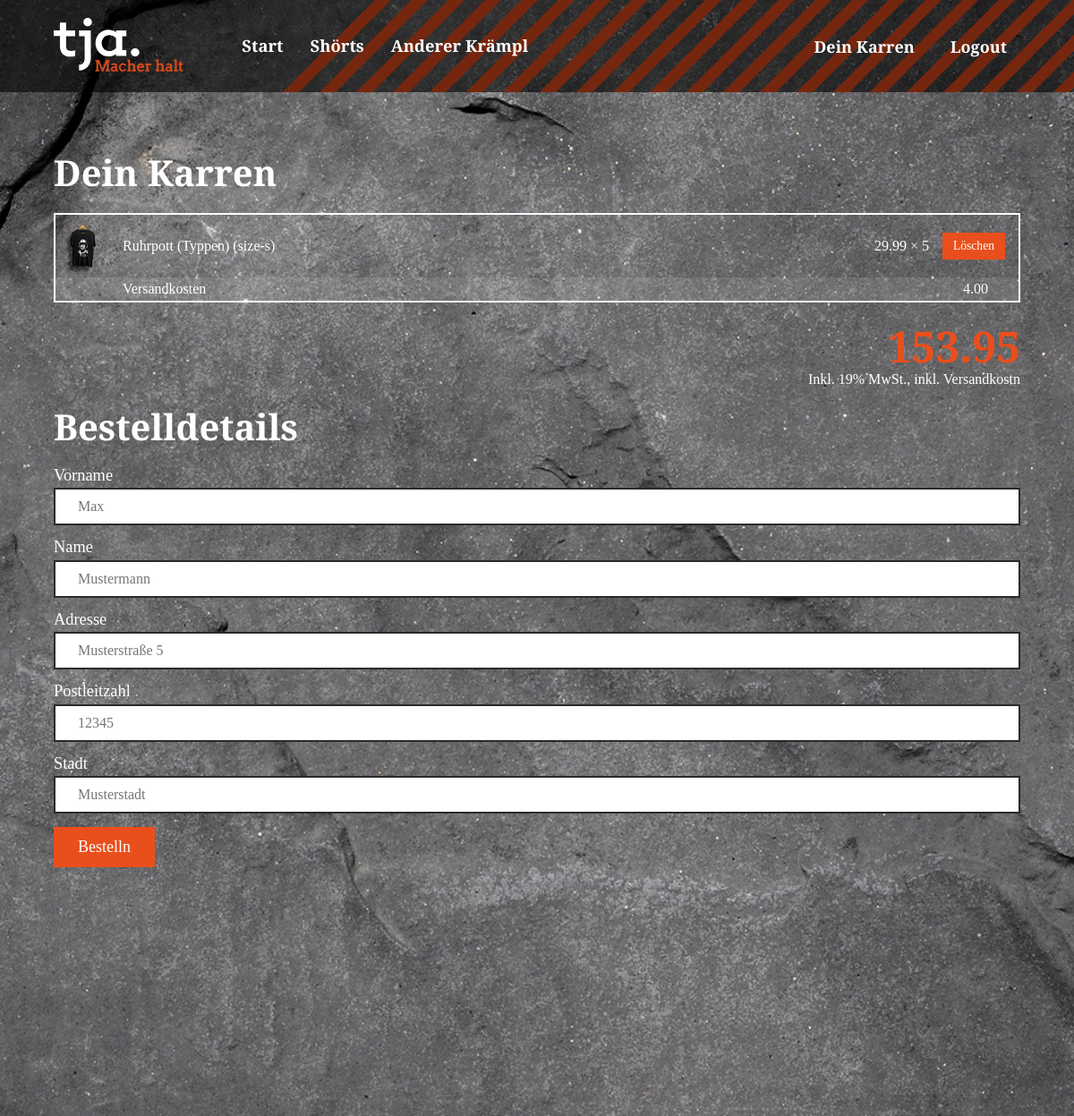
Screenshot of /checkout.php (signed in) with the database file from the repository.
### tables this page shows
CREATE TABLE `cart_items` (
  `id` int(100) NOT NULL,
  `user_id` int(100) NOT NULL,
  `quantity` int(3) NOT NULL,
  `product_id` int(100) NOT NULL,
  `order_id` int(100) NOT NULL,
  `variant` varchar(255) NOT NULL,
  `added_time` int(100) NOT NULL
);

CREATE TABLE `products` (
  `id` int(100) NOT NULL,
  `name` varchar(255) NOT NULL,
  `description` longtext NOT NULL,
  `price` float NOT NULL,
  `cover_image` varchar(255) NOT NULL
);

### www/includes/db.php (called while the page is built, shortened)
<?php
  try {
    $db = new mysqli("localhost", "root", "", "tja-shop");
  } catch(Exception $e) {
    echo "Datenbankverbindung konnte nicht hergestellt werden!";
    var_dump($e->getMessage());
    exit();
  }
  function getProduct($productID) {
    global $db;
    $productQuery = $db->query("SELECT * FROM `products` WHERE `id` = ".$productID.";");
    if($productQuery->num_rows > 0) {
      return $productQuery->fetch_array(MYSQLI_ASSOC);
    } else {
      return false;
    }
  }
  function getCart($userID) {
    global $db;
    $cartQuery = $db->query("SELECT * FROM `cart_items` WHERE `user_id` = ".$userID." AND `order_id` = '';");
    if($cartQuery->num_rows > 0) {
      return $cartQuery->fetch_all(MYSQLI_ASSOC);
    } else {
      return false;
    }
  }
?>

### www/checkout.php (the view, shortened to what this page needs)
<?php
  include('includes/db.php');
  include('template/pageHeader.php');
  include('template/header.php');
?>
    <main class="checkout">
      <div class="grid-wrapper">
        <?php
          if($_POST['submit']) {
            if(createOrder($_SESSION['tja-login'], $_POST['forname'], $_POST['name'], $_POST['adress'], $_POST['zip'], $_POST['city'])) {
              echo "<h1>Bestellung erfolgreich!</h1><p>Vielen Dank, deine Bestellung ist bei uns eingegangen und wird nun bearbeitet. Du wirst per Mail über den Versand informiert. Glück auf!</p>";
            } else {
              echo "<h1>Bestellung konnte nicht aufgegeben werden!</h1><p>Da ist wohl etwas schief gelaufen! Versuche es später noch einmal!";
            }
          } else {
            $cart = getCart($_SESSION['tja-login']);
            $total = 4;
            if($cart == false) {
              echo "<h1>Dein Karren</h1><p>Dein Karren ist ja noch leer!<br />Komm wieder, wenn du Produkte hinzugefügt hast!</p>";
            } else {
              ?>
                <h1>Dein Karren</h1>
                <div class="cart">
              <?php
              foreach ($cart as $cartItem) {
                $product = getProduct($cartItem['product_id']);
                $total += $product['price'] * $cartItem['quantity'];
                ?>
                  <div class="item">
                    <div class="preview"><img src="assets/product_images/<?=$product['cover_image'];?>" /></div>
                    <div class="name"><?=$product['name'];?> (<?=$cartItem['variant'];?>)</div>
                    <div class="price"><?=$product['price'];?> <i class="mdi mdi-currency-eur"></i> &times; <?=$cartItem['quantity'];?></div>
                    <div class="actions"><a href="checkout.php?remove=<?=$cartItem['id'];?>"><button>Löschen</button></a></div>
                  </div>
                <?php
              }
              ?>
                <div class="item">
                  <div class="name">Versandkosten</div>
                  <div class="price">4.00 <i class="mdi mdi-currency-eur"></i></div>
                  <div class="actions">&nbsp;</div>
                </div>
                </div>
                <div class="total">
                  <span><?=$total;?> <i class="mdi mdi-currency-eur"></i></span>
                  Inkl. 19% MwSt., inkl. Versandkostn
                </div>
                <h1>Bestelldetails</h1>
                <form action="" method="post">
                  <div class="item">
                    <label for="forname">Vorname</label>
                    <input type="text" name="forname" placeholder="Max" required />
                  </div>
                  <div class="item">
                    <label for="name">Name</label>
                    <input type="text" name="name" placeholder="Mustermann" required />
                  </div>
                  <div class="item">
                    <label for="adress">Adresse</label>
                    <input type="text" name="adress" placeholder="Musterstraße 5" required />
                  </div>
                  <div class="item">
                    <label for="zip">Postleitzahl</label>
                    <input type="text" name="zip" placeholder="12345" required />
                  </div>
                  <div class="item">
                    <label for="city">Stadt</label>
                    <input type="text" name="city" placeholder="Musterstadt" required />
                  </div>
                  <div class="item">
                    <input type="submit" name="submit" value="Bestelln" />
                  </div>
                </form>
              <?php
            }
          }
        ?>
      </div>
    </main>
<?php
  include('template/footer.php');
  include('template/pageFooter.php');
?>

### www/assets/css/style.css (style rules this page uses)
html { box-sizing: border-box; }
*, *:before, *:after { box-sizing: inherit; }
body { background-image: url('../img/bg.jpg'); background-position: center; background-size: cover; background-attachment: fixed; background-color: #2A2A2C; color: #fff; font-family: 'Arvo', serif; font-size: 16px; display: grid; grid-template-rows: auto 1fr auto; align-items: flex-start; min-height: 100vh; }
body button, body input, body textarea, body select { font-family: 'Arvo', serif; }
body button, body input[type="button"], body input[type="submit"] { background: #E94F1C; color: #fff; padding: 10px 25px; font-size: 18px; margin-bottom: 10px; border: 2px solid transparent; transition: 0.15s ease all; }
main { margin-top: 70px; margin-bottom: 70px; }
main.checkout { display: grid; grid-gap: 50px; }
main.checkout .grid-wrapper { grid-gap: 25px; }
main.checkout .grid-wrapper > h1 { font-size: 2.5em; }
main.checkout .grid-wrapper .cart { width: 100%; border: 2px solid #fff; }
main.checkout .grid-wrapper .cart .item { padding: 5px 0px; width: 100%; display: grid; grid-template-columns: 60px 1fr auto auto auto; grid-gap: 15px; align-items: center; }
main.checkout .grid-wrapper .cart .item .preview { display: flex; justify-content: center; }
main.checkout .grid-wrapper .cart .item .preview img { height: 60px; }
main.checkout .grid-wrapper .cart .item .actions button { padding: 5px 10px; font-size: 0.85em; margin-bottom: 0px; }
main.checkout .grid-wrapper .cart .item:nth-child(even) { background: rgba(255, 255, 255, 0.1); }
main.checkout .grid-wrapper .total { text-align: right; }
main.checkout .grid-wrapper .total span { display: block; font-size: 3em; color: #E94F1C; font-weight: bold; margin-bottom: 5px; }
main.checkout .grid-wrapper form { display: grid; grid-gap: 15px; }
main.checkout .grid-wrapper form label { display: block; font-size: 1.15em; margin-bottom: 5px; }
main.checkout .grid-wrapper form input:not([type="submit"]) { width: 100%; background: #fff; color: #2A2A2C; padding: 10px 25px; font-size: 16px; border: 2px solid #2A2A2C; transition: 0.15s ease all; }
.grid-wrapper { width: 90%; max-width: 1140px; margin: 0 auto; display: grid; }

### rows the page displays
cart_items: product.cover_image (picture), product.name "Ruhrpott (Typpen)", variant "size-s", product.price "29.99", quantity "5"

### other values shown
$total "153.95"
